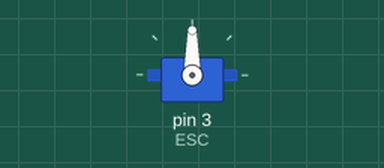
A sketch run on a simulated Arduino Uno, built with avr-gcc and run on an emulated ATmega328P. On the bench: servo. What the sketch prints to the serial monitor is not drawn.

Above: at 0.1 s.
At 5.1 s:
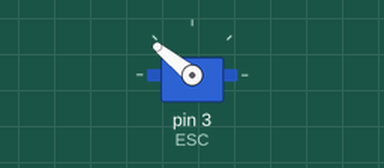
Timing chart, 0 to 6.6 s (numbered marks = the images above):
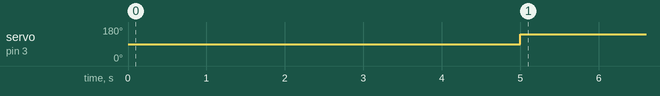

The sketch:

MotorThrottleCalibration.ino
```cpp
#include <Servo.h>

Servo ESC;
int power = 0;

void setup() {
ESC.attach(3);
Serial.begin(9600);
}

void loop() {
Serial.println("Starting Sequence in 5 Seconds");
delay(5000);
power = 2000;
ESC.writeMicroseconds(power);
delay(1500);
ESC.writeMicroseconds(power);
Serial.println("Sequence Completed");
delay(200);
}
```

Measured:
- by itself, servo on pin 3 (ESC): 90° → 141° at 5.0 s
